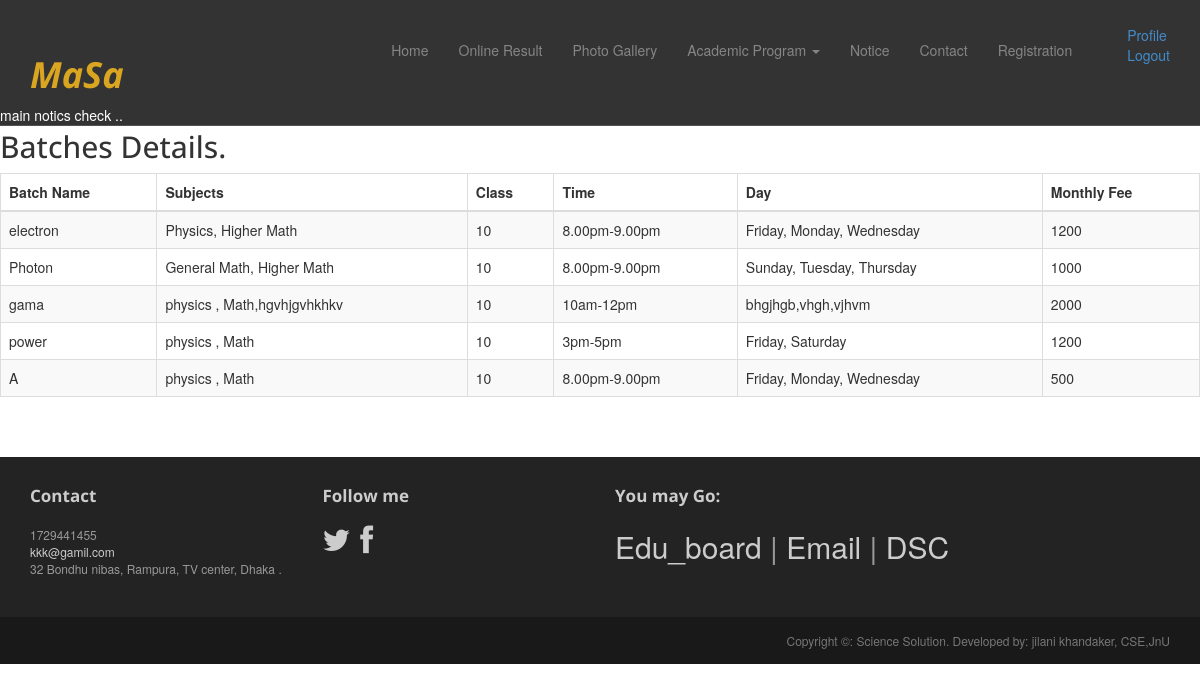
/class10.php (signed in), run on the app's committed database.
### tables this page shows
CREATE TABLE IF NOT EXISTS `tbl_notice` (
`notice_id` int(30) NOT NULL,
  `notice_des` varchar(400) NOT NULL,
  `notice_type` varchar(20) NOT NULL,
  `date` date NOT NULL,
  `deletion_status` tinyint(2) NOT NULL DEFAULT '0'
);

CREATE TABLE IF NOT EXISTS `tbl_batch` (
`batch_id` int(20) NOT NULL,
  `batch_name` text NOT NULL,
  `group` varchar(15) NOT NULL,
  `subjects` varchar(100) NOT NULL,
  `class` int(50) NOT NULL,
  `time` varchar(50) NOT NULL,
  `day` varchar(50) NOT NULL,
  `fee` int(20) NOT NULL,
  `deletion_status` tinyint(1) NOT NULL DEFAULT '0'
);

CREATE TABLE IF NOT EXISTS `tbl_contact_info` (
`contact_info_id` int(1) NOT NULL,
  `email` varchar(30) NOT NULL,
  `address` text NOT NULL,
  `phone` int(15) NOT NULL
);

### class10.php (called while the page is built)
<?php
$pages="class10";
include './index.php';

### application.php (called while the page is built, shortened)
<?php
class Application {
    public function __construct() {
        $host_name = 'localhost';
        $user_name = 'root';
        $password = '';
        $db_name = 'sciencesolution';
        $con = mysqli_connect($host_name, $user_name, $password);
        if ($con) {
            $db_select = mysqli_select_db($con, $db_name);
            if ($db_select) {
                return $con;
            } else {
                die('Database not selected' . mysqli_error($con));
            }
        } else {
            die('Database server connection fail' . mysqli_error($con));
        }
    }
     public function select_all_batch_info($class){
        $con = $this->__construct();
        $sql = "SELECT * FROM tbl_batch WHERE deletion_status = 0 AND class='$class' ";
        if (mysqli_query($con, $sql)) {
            $query_result = mysqli_query($con, $sql);
            return $query_result;
        } else {
            die('Query problem' . mysqli_error($con));
        }
    }
    public function get_contact_info(){
        $con = $this->__construct();
        $sql = "SELECT * From tbl_contact_info   ";
        if (mysqli_query($con, $sql)) {
            $query_result = mysqli_query($con, $sql);
            return $query_result;
        } else {
            die('Query problem' . mysqli_error($con));
        }
    }
    public function select_latest_notice(){
        $con = $this->__construct();
        $sql3= " SELECT MAX(notice_id) FROM tbl_notice WHERE notice_type='main' AND deletion_status='0' ";
            if (mysqli_query($con, $sql3)) {
      $qu_res = mysqli_query($con, $sql3);
            $max_notice_id = mysqli_fetch_assoc($qu_res);
           $last_notice_id=$max_notice_id['MAX(notice_id)'];
           $sql = "SELECT * From tbl_notice  where notice_id = '$last_notice_id'  ";
        if (mysqli_query($con, $sql)) {
            $query_result = mysqli_query($con, $sql);
            return $query_result;
        } else {
            die('Query problem' . mysqli_error($con));
        }
               }
               }
}

### pages/class10_page_content.php (the view, shortened to what this page needs)
<br/><br/><br/><br/><br/>
<?php
   $class=10;
  $query_result=$obj_app->select_all_batch_info($class);
?>
<div class="row-fluid sortable">
    <div class="box span12">
        <div class="box-header" data-original-title>
            <h2><i class="halflings-icon user"></i><span class="break"></span>Batches Details.</h2>
        </div>
        <div class="box-content">
            <table class="table table-striped table-bordered bootstrap-datatable datatable">
                <thead>
                    <tr>
                        <th> Batch Name</th>
                        <th>Subjects</th>
                        <th>Class </th>
                         <th>Time</th>
                          <th>Day</th>
                           <th>Monthly Fee</th>
                    </tr>
                </thead>
                <tbody>
                    <?php while ($qu_info=  mysqli_fetch_assoc($query_result)) { ?>
                    <tr>
                        <td><?php echo $qu_info['batch_name']; ?></td>
                        <td class="center"><?php echo $qu_info['subjects']; ?></td>
                        <td class="center"><?php echo $qu_info['class']; ?></td>
                        <td class="center"><?php echo $qu_info['time']; ?></td>
                         <td class="center"><?php echo $qu_info['day']; ?></td>
                          <td class="center"><?php echo $qu_info['fee']; ?></td>
                    </tr>
                    <?php } ?>
                </tbody>
            </table>
        </div>
    </div>
</div>

### include/menu.php (shortened to what this page needs)
<?php
$result = $obj_app-> select_latest_notice();
$latest_notice = mysqli_fetch_assoc($result);
?>
<div class="navbar navbar-inverse navbar-fixed-top headroom" >
    <div class="container">
        <div class="navbar-header">
            <h1 style="color: goldenrod; "> <i><b>MaSa </b></i></h1>
        </div>
        <div class="navbar-collapse collapse">
            <ul class="nav navbar-nav pull-right">
                <?php if(isset($pages)) { ?>
                <li><a href="index.php">Home</a></li>
                <?php if ($pages == 'result_page'){ ?>
                <li class="active"><a href="result.php">Online Result</a></li>
                <?php }  else {?>
                <li><a href="result.php">Online Result</a></li>
                <?php }
                if ($pages == 'photo_gallery'){ ?>
                <li class="active"><a href="photo_gallery.php">Photo Gallery</a></li>
                <?php }  else {?>
                <li><a href="photo_gallery.php">Photo Gallery</a></li>
                <?php }
                if ($pages == 'class8'|| $pages == 'class9' || $pages == 'class10' ||$pages == 'class11'){ ?>
                <li class="dropdown" class="active">
                    <a href="#" class="dropdown-toggle" data-toggle="dropdown">Academic Program <b class="caret"></b></a>
                </li>
                <?php }
                if ($pages == 'notice_page'){ ?>
                <li   class="active" ><a href="notice.php">Notice </a></li>
                <?php }  else {?>
                <li ><a href="notice.php">Notice </a></li>
                <?php }
                if ($pages == 'contact'){ ?>
                <li class="active" ><a href="contact.php">Contact</a></li>
                <?php }  else {?>
                <li><a href="contact.php">Contact</a></li>
                <?php }
                if ($pages == 'signup'){ ?>
                <li class="active"><a href="signup.php">Registration</a></li>
                <?php }  else {?>
                <li><a href="signup.php">Registration</a></li>
                <?php } ?>
                 <?php
                if (isset($_SESSION['user_id']) && $_SESSION['user_type'] == 'student') { ?>
                          <li> <ul >
                                    <li><a href="student_info.php"><i class="halflings-icon user"></i> Profile</a></li>
                                    <li><a href="?status_logout=logout"><i class="halflings-icon off"></i> Logout</a></li>
                              </ul></li>
               <?php }
               else { ?>
                   <li><a href="admin/index.php">Log In</a></li>
              <?php }
                } else { ?>
                <?php
                if (isset($_SESSION['user_id']) && $_SESSION['user_type'] == 'student') { ?>
                          <li> <ul >
                                    <li><a href="student_info.php"><i class="halflings-icon user"></i> Profile</a></li>
                                    <li><a href="?status_logout=logout"><i class="halflings-icon off"></i> Logout</a></li>
                              </ul></li>
               <?php }
               else { ?>
                   <li><a href="admin/index.php">Log In</a></li>
              <?php } } ?>
            </ul>
        </div>
    </div>
    <div  style="color: #ffffff; "> <marquee> <?php echo $latest_notice['notice_des']; ?> </marquee></div>
</div>

### include/footer.php (shortened to what this page needs)
<?php
$query_res = $obj_app -> get_contact_info();
$contact_info = mysqli_fetch_assoc($query_res);
?>
<footer id="footer" class="top-space">
    <div class="footer1">
        <div class="container">
            <div class="row">
                <div class="col-md-3 widget">
                    <h3 class="widget-title">Contact</h3>
                    <div class="widget-body">
                        <p><?php   echo $contact_info['phone']; ?><br>
                            <a href="mailto:#"><?php   echo $contact_info['email']; ?></a><br>
                            <?php   echo $contact_info['address']; ?>
                        </p>
                    </div>
                </div>
                <div class="col-md-3 widget">
                    <h3 class="widget-title">Follow me</h3>
                    <div class="widget-body">
                        <p class="follow-me-icons">
                            <a href=""><i class="fa fa-twitter fa-2"></i></a>
                            <a href=""><i class="fa fa-facebook fa-2"></i></a>
                        </p>
                    </div>
                </div>
                <div class="col-md-6 widget">
                    <h3 class="widget-title">You may Go: </h3>
                    <div class="widget-body">
                        <p class="follow-me-icons">
                            <a target="_blank" href="http://www.educationboardresults.gov.bd">Edu_board </a> |
                            <a  target="_blank" href="https://mail.google.com">Email</a> |
                            <a  target="_blank" href="http://www.dsebd.org/">DSC </a>
                        </p>
                    </div>
                </div>
            </div>
        </div>
    </div>
    <div class="footer2">
        <div class="container">
            <div class="row">
                <div class="col-md-6 widget">
                </div>
                <div class="col-md-6 widget" >
                    <div class="widget-body" >
                        <p class="text-right" >
                            Copyright &copy: Science Solution. Developed by: jilani khandaker, CSE,JnU
                        </p>
                    </div>
                </div>
            </div>
        </div>
    </div>
</footer>

### assets/css/main.css (style rules this page uses)
.headroom { -webkit-transition: all 0.4s ease-out; -moz-transition: all 0.4s ease-out; -o-transition: all 0.4s ease-out; transition: all 0.4s ease-out; }
h1, h2, h3, h4, h5, h6 { font-family:"Open sans", Helvetica, Arial; }
h1, .h1, h2, .h2, h3, .h3 { margin-top:30px; }
.top-space { margin-top: 60px; }
.footer1 { background: #232323; padding: 30px 0 0 0; font-size: 12px; color: #999; }
.footer1 a { color: #ccc; }
.footer1 .widget { margin-bottom:30px; }
.footer1 .widget-title { font-size: 17px; font-weight: bold; color: #ccc; margin: 0 0 20px; }
.follow-me-icons { font-size:30px; }
.follow-me-icons i { float:left; margin:0 10px 0 0; }
.footer2 { background: #191919; padding: 15px 0; color: #777; font-size: 12px; }
.footer2 p { margin: 0; }

### data on the page
tbl_notice: notice_des "main notics check .."
tbl_batch: batch_name "electron", subjects "Physics, Higher Math", class "10", time "8.00pm-9.00pm", day "Friday, Monday, Wednesday", fee "1200"
tbl_batch: batch_name "Photon", subjects "General Math, Higher Math", class "10", time "8.00pm-9.00pm", day "Sunday, Tuesday, Thursday", fee "1000"
tbl_batch: batch_name "gama", subjects "physics , Math,hgvhjgvhkhkv", class "10", time "10am-12pm", day "bhgjhgb,vhgh,vjhvm", fee "2000"
tbl_batch: batch_name "power", subjects "physics , Math", class "10", time "3pm-5pm", day "Friday, Saturday", fee "1200"
tbl_batch: batch_name "A", subjects "physics , Math", class "10", time "8.00pm-9.00pm", day "Friday, Monday, Wednesday", fee "500"
tbl_contact_info: phone "1729441455", email "kkk@gamil.com", address "32 Bondhu nibas, Rampura, TV center, Dhaka ."
